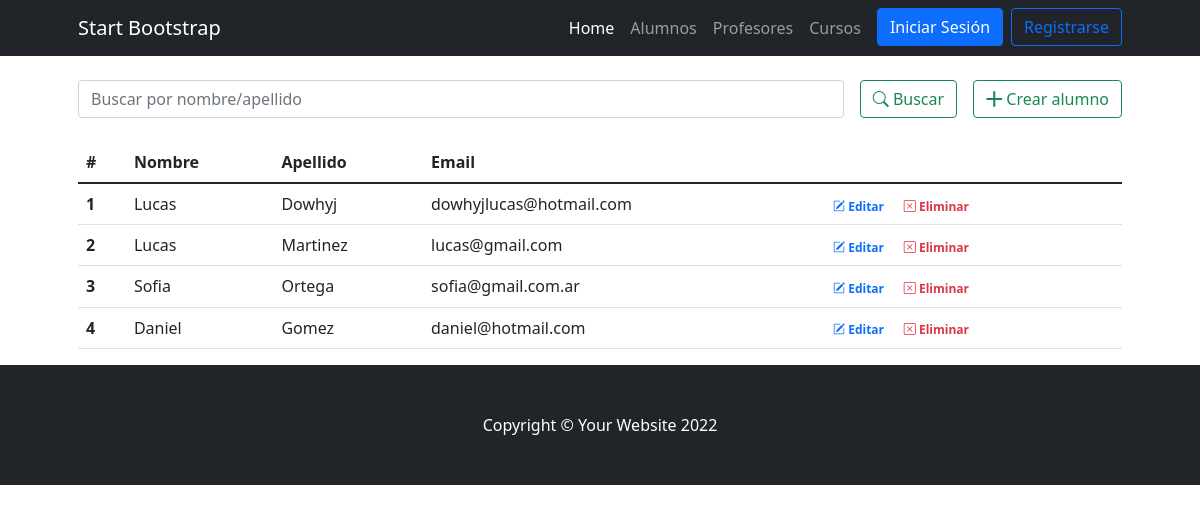
The app's page /AppCoder/alumnos with its own data.
### AppCoder/models.py (models this page shows)
class Alumno(models.Model):
    nombre = models.CharField(max_length=30)
    apellido = models.CharField(max_length=30)
    email = models.EmailField(blank=True, null=True)

### AppCoder/views.py (the view)
# urls.py: path('alumnos', alumnos, name="alumnos"),
def alumnos(request):
    if request.method=="POST":
        search = request.POST["search"]
        if search != "":
            alumnos = Alumno.objects.filter( Q(nombre__icontains=search) | Q(apellido__icontains=search)).values()
            return render(request,"AppCoder/alumnos.html",{"alumnos":alumnos, "search":True, "busqueda":search})
    alumnos = Alumno.objects.all()
    return render(request, 'AppCoder/alumnos.html',{"alumnos":alumnos})

### AppCoder/templates/AppCoder/alumnos.html (shortened to what this page needs)
{% extends 'AppCoder/base.html' %}
{% load static %}
{% block contenidoPagina %}
<br>
<div class="container px-5">
    <div class="row gx-5 justify-content-center">
        <div class="col-lg-12">
            <form class="d-flex my-2 my-lg-0" action="" method="post">
                <input class="flex-grow-0 form-control mr-sm-2" type="search" name="search"
                    placeholder="Buscar por nombre/apellido" aria-label="Search">
                <button class="btn btn-outline-success text-nowrap ms-3 my-2 my-sm-0" type="submit"> <i
                        class="bi bi-search"></i> Buscar</button>
                <a class="btn btn-outline-success text-nowrap ms-3 my-2 my-sm-0" href="{% url 'crearAlumno' %}"> <i
                        class="bi bi-plus-lg"></i> Crear alumno</a>
            </form>
        </div>
    </div>
    <br>
    <table class="table">
        <thead>
            <tr>
                <th scope="col">#</th>
                <th scope="col">Nombre</th>
                <th scope="col">Apellido</th>
                <th scope="col">Email</th>
            </tr>
        </thead>
        <tbody>
            {% for alumno in alumnos %}
            <tr>
                <th scope="row">{{forloop.counter}}</th>
                <td>{{alumno.nombre}}</td>
                <td>{{alumno.apellido}}</td>
                <td>{{alumno.email}}</td>
                <td>
                    <a href="{% url 'editarAlumno' alumno.id %}"
                        class="text-primary badge badge-primary text-decoration-none"> <i
                            class="bi bi-pencil-square"></i> Editar</a>
                    <a href="{% url 'eliminarAlumno' alumno.id %}"
                        class="text-danger badge badge-danger text-decoration-none"> <i class="bi bi-x-square"></i>
                        Eliminar</a>
                </td>
            </tr>
            {% endfor %}
        </tbody>
    </table>
</div>
{% endblock %}

### AppCoder/templates/AppCoder/base.html (shortened to what this page needs)
{% load static %}
<!DOCTYPE html>
<html lang="en">
    <head>
        <link href="https://cdn.jsdelivr.net/npm/bootstrap-icons@1.4.1/font/bootstrap-icons.css" rel="stylesheet" />
        <link href="{% static 'css/styles.css' %}" rel="stylesheet" />
    </head>
    <body>
        <nav class="navbar navbar-expand-lg navbar-dark bg-dark">
            <div class="container px-5">
                <a class="navbar-brand" href="#!">Start Bootstrap</a>
                <div class="collapse navbar-collapse" id="navbarSupportedContent">
                    <ul class="navbar-nav ms-auto mb-2 mb-lg-0">
                        <li class="nav-item"><a class="nav-link active" aria-current="page" href="{% url 'index' %}">Home</a></li>
                        <li class="nav-item"><a class="nav-link" href="{% url 'alumnos'%}">Alumnos</a></li>
                        <li class="nav-item"><a class="nav-link" href="{% url 'profesores' %}">Profesores</a></li>
                        <li class="nav-item"><a class="nav-link" href="{% url 'cursos' %}">Cursos</a></li>
                        {% if user.is_authenticated %}
                            <li class="nav-item"><p class="text-light my-2 mx-2"><i class="bi bi-person-circle"></i> Hola, <b>{{user.username}}</b>!</p></li>
                            <li class="nav-item"><a class="btn btn-primary" href="{% url 'logout' %}">Cerrar Sesión</a></li>
                        {% else %}
                            <li class="nav-item"><a class="btn btn-primary mx-2" href="{% url 'login' %}">Iniciar Sesión</a></li>
                            <li class="nav-item"><a class="btn btn-outline-primary" href="{% url 'register' %}">Registrarse</a></li>
                        {% endif %}
                    </ul>
                </div>
            </div>
        </nav>
        {% block contenidoPagina %}
        {% endblock %}
        <footer class="py-5 bg-dark">
            <div class="container px-5"><p class="m-0 text-center text-white">Copyright &copy; Your Website 2022</p></div>
        </footer>
    </body>
</html>

### records on screen
Alumno: nombre "Lucas", apellido "Dowhyj", email "dowhyjlucas@hotmail.com"
Alumno: nombre "Lucas", apellido "Martinez", email "lucas@gmail.com"
Alumno: nombre "Sofia", apellido "Ortega", email "sofia@gmail.com.ar"
Alumno: nombre "Daniel", apellido "Gomez", email "daniel@hotmail.com"
